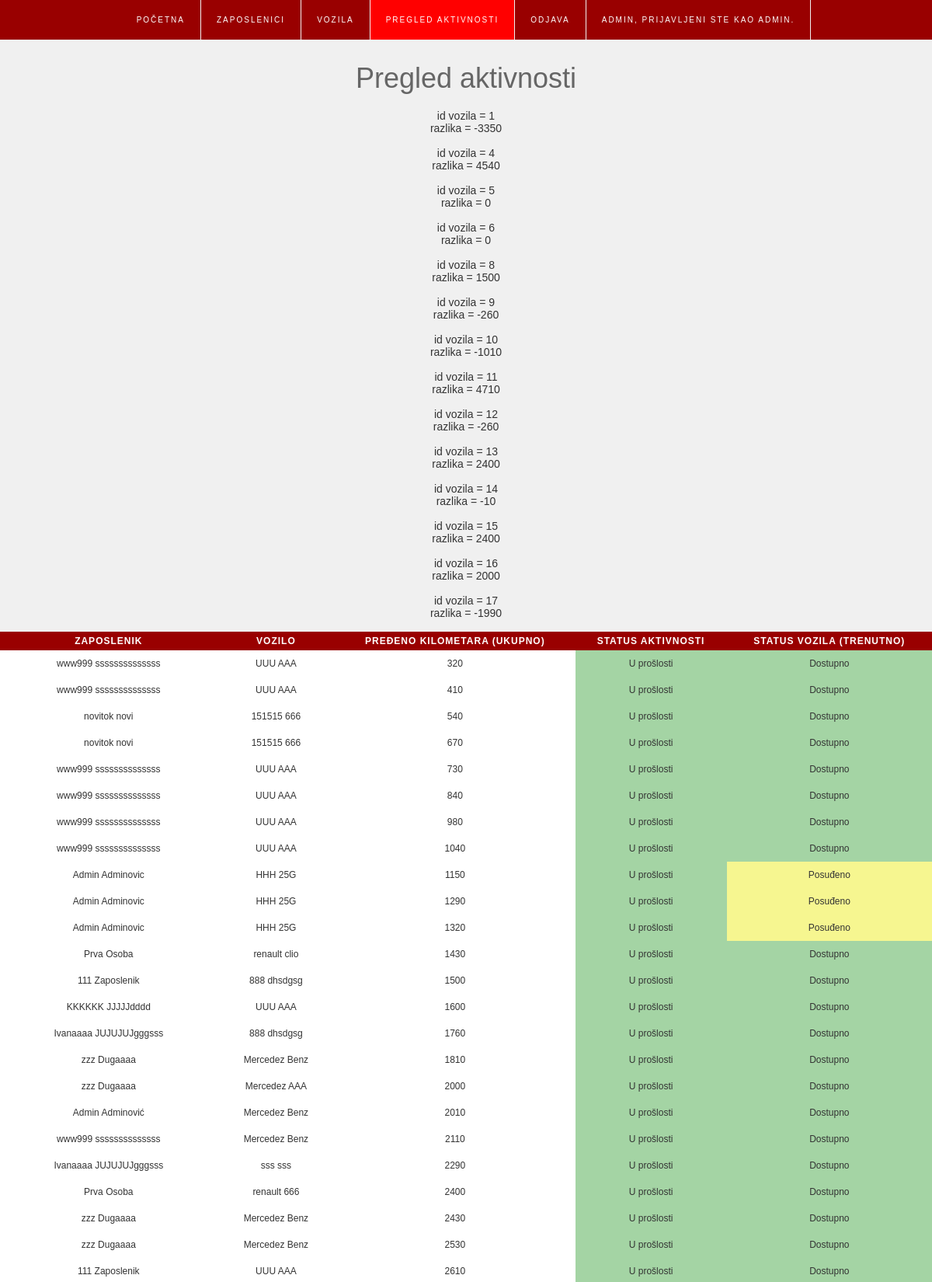
Page /aktivnosti_pregled.php (signed in, upper part) on the committed database.
### tables this page shows
CREATE TABLE `users` (
  `id` int(5) NOT NULL,
  `username` varchar(100) NOT NULL,
  `password` varchar(100) NOT NULL,
  `date_birth` date DEFAULT NULL,
  `date_reg` timestamp(6) NOT NULL DEFAULT CURRENT_TIMESTAMP(6),
  `ime` varchar(20) NOT NULL,
  `prezime` varchar(20) NOT NULL,
  `user_type` int(1) NOT NULL
);

CREATE TABLE `vozila` (
  `id` int(5) NOT NULL,
  `proizvodjac` varchar(20) NOT NULL,
  `model` varchar(20) NOT NULL,
  `registracija` varchar(20) NOT NULL,
  `datum` date NOT NULL,
  `motor` varchar(255) NOT NULL,
  `vrsta_goriva` varchar(20) NOT NULL,
  `stanje_goriva` varchar(20) NOT NULL,
  `status` varchar(20) NOT NULL,
  `kilometraza` float NOT NULL
);

CREATE TABLE `aktivnosti` (
  `id` int(11) NOT NULL,
  `id_zaposlenik` int(5) NOT NULL,
  `id_vozilo` int(11) NOT NULL,
  `period_start` varchar(20) NOT NULL,
  `period_stop` varchar(20) NOT NULL,
  `stanje_goriva_start` varchar(10) NOT NULL,
  `stanje_goriva_stop` varchar(10) NOT NULL,
  `kilometraza` float DEFAULT NULL
);

### aktivnosti_pregled.php (the view, shortened to what this page needs)
<?php
require_once "config.php";
?>
<!DOCTYPE html>
<html dir="ltr">
    <head>
        <link rel="stylesheet" href="https://maxcdn.bootstrapcdn.com/bootstrap/3.3.7/css/bootstrap.css">
        <link href="css.css" rel="stylesheet" type="text/css">
    </head>
    <body>
        <?php
            include "header.php"
        ?>
        <h1>Pregled aktivnosti</h1>
                    <table class="Activity" style="width:100%; margin:0;padding:0;">
                                                    <tr>
                        <th>Zaposlenik</th>
                        <th>Vozilo</th>
                        <th>Pređeno kilometara (ukupno)</th>
                        <th>Status aktivnosti</th>
                        <th>Status vozila (trenutno)</th>
                    </tr>
                <?php
                    $aaa = $link->query("SELECT * FROM vozila");
                    while ($aaa_row = $aaa->fetch_assoc()) {
                        print 'id vozila = '.$aaa_row['id'].'<br>';
                        $bbb = $link->query("SELECT * FROM aktivnosti WHERE id_vozilo = '".$aaa_row['id']."' ORDER BY id DESC");
                        $razlika = 0;
                        while ($bbb_row = $bbb->fetch_assoc()) {
                            $razlika = $bbb_row['kilometraza'] - $razlika;
                            $link->query("UPDATE aktivnosti SET kilometraza = '".$razlika."' WHERE id = ".$bbb_row['id']);
                        }
                        print 'razlika = '.$razlika.'<br><br>';
                    }
                    $result_akt = $link->query("SELECT * FROM aktivnosti");
                    while ($row_akt = $result_akt->fetch_assoc()) {
                    $boo = $row_akt['id_zaposlenik'];
                    $foo = $row_akt['id_vozilo'];
                    print '<tr>';
                        $result_akt2 = $link->query("SELECT * FROM users WHERE id = '".$boo."'");
                        while ($row_akt2 = $result_akt2->fetch_assoc()) {
                            $result_akt3 = $link->query("SELECT * FROM vozila WHERE id = '".$foo."'");
                            while ($row_akt3 = $result_akt3->fetch_assoc()) {
                                print '<td>'.$row_akt2['ime'].' '.$row_akt2['prezime'].'</td>';
                                print '<td>'.$row_akt3['proizvodjac'].' '.$row_akt3['model'].'</td>';
                                print '<td>';
                                print $row_akt['kilometraza'];
                                print '<br>';
                                print '</td>';
                                if (strtotime($row_akt["period_stop"]) < time()) {
                                    print '<td style="background:rgba(51, 170, 51, .4);">U prošlosti</td>';
                                } else {
                                    print '<td style="background:rgba(255, 255, 0, .4);">U tijeku</td>';
                                }
                                if ($row_akt3["status"]=="dostupno") {
                                    print '<td style="background:rgba(51, 170, 51, .4);">Dostupno</td>';
                                } elseif ($row_akt3["status"]=="posudjeno") {
                                    print '<td style="background:rgba(255, 255, 0, .4);">Posuđeno</td>';
                                } elseif ($row_akt3["status"]=="popravak") {
                                    print '<td style="background:rgba(255, 255, 0, .4);">Na popravku</td>';
                                }
                            }
                        }
                        print '</tr>';
                    }
                ?>
                            </table>
    </body>
</html>

### css.css (style rules this page uses)
* { margin: 0px; padding: 0px; }
body { background-color: #F0F0F0; font: 14px sans-serif; text-align: center; margin: 0 !important; }
h1 { font-size: 36px; color: #666666; padding-top: 10px; padding-bottom: 10px; }
table { padding-top: 0; border-collapse: collapse; border-spacing: 0px; font-size: 12px; margin: auto; text-align: center; vertical-align: middle; }
.Activity th { background-color: #990000; text-transform: uppercase; letter-spacing: 1px; padding-top: 2px; padding-bottom: 2px; padding: 2px 10px 2px 10px; line-height: 20px; color: #FFFFFF; text-align: center; }
table td { background-color: #FFFFFF; padding: 10px 20px 10px 20px; }

### rows in the picture
aktivnosti: kilometraza "320"
users: ime "www999", prezime "ssssssssssssss"
vozila: proizvodjac "UUU", model "AAA", status "Dostupno"
aktivnosti: kilometraza "410"
aktivnosti: kilometraza "540"
users: ime "novitok", prezime "novi"
vozila: proizvodjac "151515", model "666", status "Dostupno"
aktivnosti: kilometraza "670"
aktivnosti: kilometraza "730"
aktivnosti: kilometraza "840"
aktivnosti: kilometraza "980"
aktivnosti: kilometraza "1040"
aktivnosti: kilometraza "1150"
users: ime "Admin", prezime "Adminovic"
vozila: proizvodjac "HHH", model "25G", status "Posuđeno"
aktivnosti: kilometraza "1290"
aktivnosti: kilometraza "1320"
aktivnosti: kilometraza "1430"
users: ime "Prva", prezime "Osoba"
vozila: proizvodjac "renault", model "clio", status "Dostupno"
aktivnosti: kilometraza "1500"
users: ime "111", prezime "Zaposlenik"
vozila: proizvodjac "888", model "dhsdgsg", status "Dostupno"
aktivnosti: kilometraza "1600"
users: ime "KKKKKK", prezime "JJJJJdddd"
vozila: proizvodjac "UUU", model "AAA", status "Dostupno"
aktivnosti: kilometraza "1760"
users: ime "Ivanaaaa", prezime "JUJUJUJgggsss"
aktivnosti: kilometraza "1810"
users: ime "zzz", prezime "Dugaaaa"
vozila: proizvodjac "Mercedez", model "Benz", status "Dostupno"
aktivnosti: kilometraza "2000"
vozila: proizvodjac "Mercedez", model "AAA", status "Dostupno"
aktivnosti: kilometraza "2010"
users: ime "Admin", prezime "Adminović"
aktivnosti: kilometraza "2110"
aktivnosti: kilometraza "2290"
vozila: proizvodjac "sss", model "sss", status "Dostupno"
aktivnosti: kilometraza "2400"
vozila: proizvodjac "renault", model "666", status "Dostupno"
aktivnosti: kilometraza "2430"
aktivnosti: kilometraza "2530"
aktivnosti: kilometraza "2610"

### other values in the picture
$_SESSION["ime"] "ADMIN"
